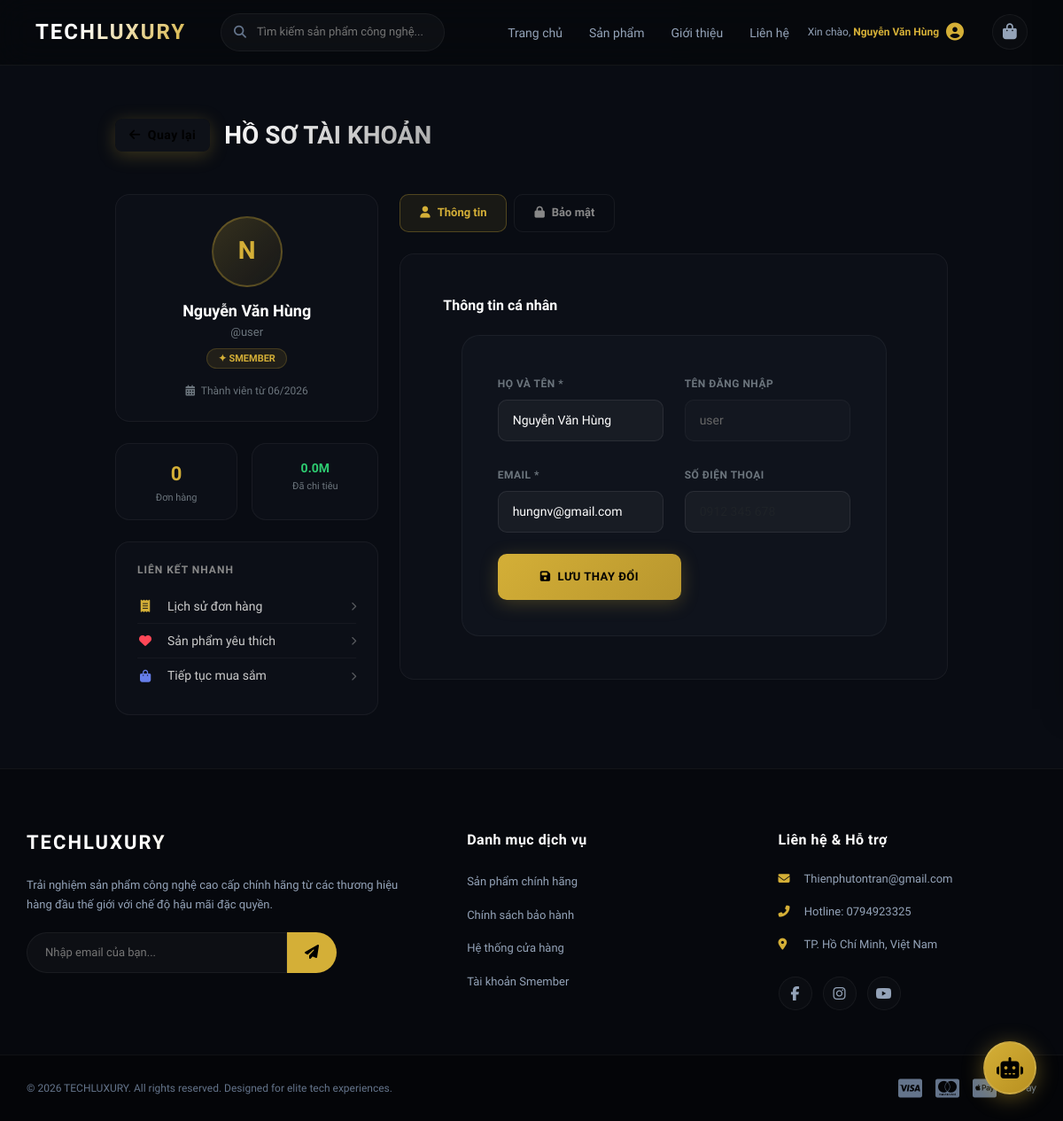
The page /Account/profile.php (signed in) on the database its author committed.
### tables this page shows
CREATE TABLE IF NOT EXISTS `users` (
    `id` INT AUTO_INCREMENT PRIMARY KEY,
    `username` VARCHAR(50) NOT NULL UNIQUE,
    `password` VARCHAR(255) NOT NULL,
    `fullname` VARCHAR(100) NOT NULL,
    `email` VARCHAR(100) NOT NULL UNIQUE,
    `role` VARCHAR(10) NOT NULL DEFAULT 'user',  
    `status` VARCHAR(10) NOT NULL DEFAULT 'active',  
    `created_at` TIMESTAMP DEFAULT CURRENT_TIMESTAMP
);

### Account/profile.php (the view, shortened to what this page needs)
<?php
include("../includes/header.php");
require_once '../includes/db.php';
$user_id = $_SESSION['user']['id'];
try {
    $stmt = $conn->prepare("SELECT * FROM users WHERE id = :id LIMIT 1");
    $stmt->execute(['id' => $user_id]);
    $user = $stmt->fetch();
} catch (PDOException $e) {
    $user = $_SESSION['user'];
}
try { $conn->exec("ALTER TABLE users ADD COLUMN phone VARCHAR(20) DEFAULT NULL"); } catch(Exception $e) {}
try {
    $order_count = $conn->prepare("SELECT COUNT(*) FROM orders WHERE user_id = :id");
    $order_count->execute(['id' => $user_id]);
    $total_orders = $order_count->fetchColumn();
    $spent_stmt = $conn->prepare("SELECT SUM(total_amount) FROM orders WHERE user_id = :id AND status != 'Đã hủy'");
    $spent_stmt->execute(['id' => $user_id]);
    $total_spent = $spent_stmt->fetchColumn() ?: 0;
} catch (PDOException $e) {
    $total_orders = 0;
    $total_spent  = 0;
}
?>
<section class="profile-section" style="background: #090c13; min-height: 85vh; padding: 60px 0; color: white;">
    <div class="container" style="max-width: 1000px;">
        <div class="d-flex align-items-center gap-3 mb-5">
            <a href="../index.php" class="btn btn-outline-secondary btn-sm d-flex align-items-center gap-2"
               style="border-radius: 8px; padding: 8px 16px; border-color: rgba(255,255,255,0.08); color: #ccc; background: rgba(255,255,255,0.02);">
                <i class="fas fa-arrow-left"></i> Quay lại
            </a>
            <h1 class="m-0" style="font-weight: 800; font-size: 28px; background: linear-gradient(135deg,#fff 0%,#aaa 100%); -webkit-background-clip:text; -webkit-text-fill-color:transparent;">
                HỒ SƠ TÀI KHOẢN
            </h1>
        </div>
        <div class="row g-4">
            <div class="col-lg-4">
                <div class="p-4 rounded-4 mb-4 text-center" style="background:rgba(15,19,28,0.6);border:1px solid rgba(255,255,255,0.05);backdrop-filter:blur(12px);">
                    <div class="avatar-circle mx-auto mb-3" style="width:80px;height:80px;border-radius:50%;background:linear-gradient(135deg,rgba(212,175,55,0.2),rgba(212,175,55,0.05));border:2px solid rgba(212,175,55,0.3);display:flex;align-items:center;justify-content:center;font-size:28px;font-weight:800;color:var(--accent-gold,#d4af37);">
                        <?php echo mb_strtoupper(mb_substr($user['fullname'], 0, 1)); ?>
                    </div>
                    <h3 style="font-size:18px;font-weight:700;margin-bottom:4px;"><?php echo htmlspecialchars($user['fullname']); ?></h3>
                    <p class="text-secondary mb-1" style="font-size:13px;">@<?php echo htmlspecialchars($user['username']); ?></p>
                    <span class="badge" style="background:rgba(212,175,55,0.1);color:#d4af37;border:1px solid rgba(212,175,55,0.2);padding:5px 12px;border-radius:20px;font-size:11px;font-weight:600;">
                        <?php echo $user['role'] === 'admin' ? '⚡ ADMIN' : '✦ SMEMBER'; ?>
                    </span>
                    <div class="mt-3 text-secondary" style="font-size:12px;">
                        <i class="fas fa-calendar-alt me-1"></i>
                        Thành viên từ <?php echo date('m/Y', strtotime($user['created_at'] ?? 'now')); ?>
                    </div>
                </div>
                <div class="d-flex gap-3">
                    <div class="flex-fill p-3 rounded-4 text-center" style="background:rgba(15,19,28,0.6);border:1px solid rgba(255,255,255,0.05);">
                        <div style="font-size:22px;font-weight:800;color:#d4af37;"><?php echo $total_orders; ?></div>
                        <div class="text-secondary" style="font-size:11px;">Đơn hàng</div>
                    </div>
                    <div class="flex-fill p-3 rounded-4 text-center" style="background:rgba(15,19,28,0.6);border:1px solid rgba(255,255,255,0.05);">
                        <div style="font-size:14px;font-weight:800;color:#2ecc71;"><?php echo number_format($total_spent/1000000, 1); ?>M</div>
                        <div class="text-secondary" style="font-size:11px;">Đã chi tiêu</div>
                    </div>
                </div>
                <div class="mt-4 p-4 rounded-4" style="background:rgba(15,19,28,0.6);border:1px solid rgba(255,255,255,0.05);">
                    <h6 style="font-size:12px;font-weight:700;letter-spacing:1px;color:#888;text-transform:uppercase;margin-bottom:14px;">Liên kết nhanh</h6>
                    <a href="../page/order_history.php" class="d-flex align-items-center gap-3 py-2 text-decoration-none" style="color:#ccc;border-bottom:1px solid rgba(255,255,255,0.04);font-size:14px;transition:color 0.2s;"
                       onmouseover="this.style.color='#d4af37'" onmouseout="this.style.color='#ccc'">
                        <i class="fas fa-receipt" style="color:#d4af37;width:18px;text-align:center;"></i> Lịch sử đơn hàng
                        <i class="fas fa-chevron-right ms-auto" style="font-size:10px;opacity:0.4;"></i>
                    </a>
                    <a href="../page/wishlist.php" class="d-flex align-items-center gap-3 py-2 text-decoration-none" style="color:#ccc;border-bottom:1px solid rgba(255,255,255,0.04);font-size:14px;transition:color 0.2s;"
                       onmouseover="this.style.color='#d4af37'" onmouseout="this.style.color='#ccc'">
                        <i class="fas fa-heart" style="color:#ff4757;width:18px;text-align:center;"></i> Sản phẩm yêu thích
                        <i class="fas fa-chevron-right ms-auto" style="font-size:10px;opacity:0.4;"></i>
                    </a>
                    <a href="../page/product.php" class="d-flex align-items-center gap-3 py-2 text-decoration-none" style="color:#ccc;font-size:14px;transition:color 0.2s;"
                       onmouseover="this.style.color='#d4af37'" onmouseout="this.style.color='#ccc'">
                        <i class="fas fa-shopping-bag" style="color:#667eea;width:18px;text-align:center;"></i> Tiếp tục mua sắm
                        <i class="fas fa-chevron-right ms-auto" style="font-size:10px;opacity:0.4;"></i>
                    </a>
                </div>
            </div>
            <div class="col-lg-8">
                <div class="d-flex gap-2 mb-4" id="profile-tabs">
                    <button class="profile-tab-btn active" data-tab="info" onclick="switchTab('info', this)"
                        style="padding:10px 22px;border-radius:10px;border:1px solid rgba(212,175,55,0.3);background:rgba(212,175,55,0.08);color:#d4af37;font-weight:700;font-size:13px;cursor:pointer;transition:all 0.2s;">
                        <i class="fas fa-user me-2"></i>Thông tin
                    </button>
                    <button class="profile-tab-btn" data-tab="password" onclick="switchTab('password', this)"
                        style="padding:10px 22px;border-radius:10px;border:1px solid rgba(255,255,255,0.06);background:transparent;color:#888;font-weight:700;font-size:13px;cursor:pointer;transition:all 0.2s;">
                        <i class="fas fa-lock me-2"></i>Bảo mật
                    </button>
                </div>
                <div id="tab-info" class="profile-tab-content">
                    <div class="p-4 p-md-5 rounded-4" style="background:rgba(15,19,28,0.6);border:1px solid rgba(255,255,255,0.05);backdrop-filter:blur(12px);">
                        <h4 style="font-size:16px;font-weight:700;margin-bottom:24px;">Thông tin cá nhân</h4>
                        <form method="POST" action="">
                            <div class="row g-4">
                                <div class="col-md-6">
                                    <label class="form-label text-secondary" style="font-size:12px;font-weight:600;letter-spacing:0.5px;">HỌ VÀ TÊN *</label>
                                    <input type="text" name="fullname" value="<?php echo htmlspecialchars($user['fullname']); ?>"
                                        class="form-control" style="background:rgba(255,255,255,0.04);border:1px solid rgba(255,255,255,0.08);color:white;border-radius:10px;padding:12px 16px;font-size:14px;" required>
                                </div>
                                <div class="col-md-6">
                                    <label class="form-label text-secondary" style="font-size:12px;font-weight:600;letter-spacing:0.5px;">TÊN ĐĂNG NHẬP</label>
                                    <input type="text" value="<?php echo htmlspecialchars($user['username']); ?>"
                                        class="form-control" style="background:rgba(255,255,255,0.02);border:1px solid rgba(255,255,255,0.04);color:#666;border-radius:10px;padding:12px 16px;font-size:14px;" readonly disabled>
                                </div>
                                <div class="col-md-6">
                                    <label class="form-label text-secondary" style="font-size:12px;font-weight:600;letter-spacing:0.5px;">EMAIL *</label>
                                    <input type="email" name="email" value="<?php echo htmlspecialchars($user['email']); ?>"
                                        class="form-control" style="background:rgba(255,255,255,0.04);border:1px solid rgba(255,255,255,0.08);color:white;border-radius:10px;padding:12px 16px;font-size:14px;" required>
                                </div>
                                <div class="col-md-6">
                                    <label class="form-label text-secondary" style="font-size:12px;font-weight:600;letter-spacing:0.5px;">SỐ ĐIỆN THOẠI</label>
                                    <input type="tel" name="phone" value="<?php echo htmlspecialchars($user['phone'] ?? ''); ?>"
                                        class="form-control" placeholder="0912 345 678"
                                        style="background:rgba(255,255,255,0.04);border:1px solid rgba(255,255,255,0.08);color:white;border-radius:10px;padding:12px 16px;font-size:14px;">
                                </div>
                                <div class="col-12">
                                    <button type="submit" class="btn px-5 py-3 fw-bold"
                                        style="background:linear-gradient(135deg,#d4af37,#b8962e);color:#000;border:none;border-radius:10px;font-size:13px;letter-spacing:0.5px;transition:all 0.3s;"
                                        onmouseover="this.style.transform='translateY(-2px)';this.style.boxShadow='0 8px 24px rgba(212,175,55,0.3)'"
                                        onmouseout="this.style.transform='';this.style.boxShadow=''">
                                        <i class="fas fa-save me-2"></i>LƯU THAY ĐỔI
                                    </button>
                                </div>
                            </div>
                        </form>
                    </div>
                </div>
            </div>
        </div>
    </div>
</section>
<?php include("../includes/footer.php"); ?>

### css/style.css (style rules this page uses)
:root { --bg-obsidian: #07090e; --bg-card: #0f131c; --bg-card-hover: #151b27; --bg-header: rgba(7, 9, 14, 0.85); --accent-gold: #d4af37; --accent-gold-rgb: 212, 175, 55; --accent-gold-hover: #f1c40f; --accent-gold-glow: rgba(212, 175, 55, 0.15); --accent-red: #ff4757; --accent-red-glow: rgba(255, 71, 87, 0.2); --text-white: #ffffff; --text-platinum: #f1f5f9; --text-secondary: #94a3b8; --text-muted: #64748b; --border-color: rgba(255, 255, 255, 0.05); --border-hover: rgba(212, 175, 55, 0.25); --transition-smooth: all 0.4s cubic-bezier(0.16, 1, 0.3, 1); --font-family: 'Plus Jakarta Sans', sans-serif; }
* { margin: 0; padding: 0; box-sizing: border-box; font-family: var(--font-family); }
body { background: var(--bg-obsidian); color: var(--text-platinum); line-height: 1.6; overflow-x: hidden; }
.container { max-width: 1440px; margin: 0 auto; padding: 0 30px; }
.btn { display: inline-flex; align-items: center; justify-content: center; background: linear-gradient(135deg, var(--accent-gold) 0%, #b89020 100%); color: #000000 !important; padding: 14px 36px; text-decoration: none; font-weight: 700; border: none; cursor: pointer; border-radius: 30px; transition: var(--transition-smooth); box-shadow: 0 4px 20px rgba(212, 175, 55, 0.25); font-size: 14px; letter-spacing: 0.5px; }
form { max-width: 480px; margin: auto; display: flex; flex-direction: column; gap: 20px; background: var(--bg-card); padding: 40px; border-radius: 20px; border: 1px solid var(--border-color); }
form input, form textarea { padding: 12px 18px; background: rgba(255, 255, 255, 0.02); border: 1px solid var(--border-color); border-radius: 10px; font-size: 13px; color: var(--text-white); transition: var(--transition-smooth); }
form button { padding: 12px; background: var(--accent-gold); color: #000000; border: none; border-radius: 30px; font-weight: 800; font-size: 13px; cursor: pointer; transition: var(--transition-smooth); text-transform: uppercase; }

### Account/profile.php (style rules this page uses)
.profile-tab-btn.active { border-color: rgba(212,175,55,0.3) !important; background: rgba(212,175,55,0.08) !important; color: #d4af37 !important; }

### rows shown on the page
users: fullname "N", fullname "Nguyễn Văn Hùng", username "user", created_at "06/2026", email "hungnv@gmail.com"

### other values the page prints
$total_orders "0"
$total_spent/1000000 "0.0"
